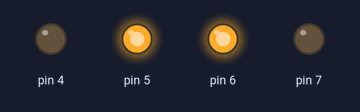
The sketch below on a simulated Arduino Uno, built with avr-gcc and run on an emulated ATmega328P. Shown: output pins drawn as LEDs (lit = HIGH).

Above: at 0.1 s.
Timing chart, 0 to 1.6 s (numbered marks = the images above):
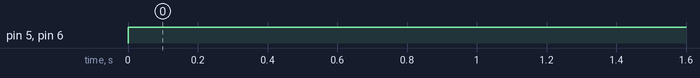

Measured:
- by itself, pin 5, pin 6: LOW → HIGH at 0.00 s

The sketch:

kmap.ino
```cpp
int Z=0,Y=1,X=0,W=1;
int D,C,B,A;

void disp_7447(int D, int C, int B, int A)
{
  digitalWrite(4, A); //LSB
  digitalWrite(5, B);
  digitalWrite(6, C);
  digitalWrite(7, D); //MSB

}

void setup() {
  pinMode(4, OUTPUT);
  pinMode(5, OUTPUT);
  pinMode(6, OUTPUT);
  pinMode(7, OUTPUT);
}


void loop() {
  A=0;
  B=(W&&!X&&!Y&&!Z) || (!W&&X&&!Y&&!Z) || (W&&!X&&Y&&!Z) || (!W&&X&&Y&&!Z);
  C=(W&&X&&!Y&&!Z) || (!W&&!X&&Y&&!Z) || (W&&!X&&Y&&!Z) || (!W&&X&&Y&&!Z);
  D = (W&&X&&Y&&!Z)||(!W&&!X&&!Y&&Z);

  disp_7447(D,C,B,A);
}
```
